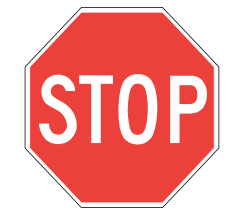
//> input picture assignment5_part2/tsign.png, 240 x 214 px
$ ./Raw_moments tsign.png   (built with g++ and OpenCV 4)
//> lines starting //> are read from the running program, lines starting //| are printed output that depends on the picture
#include "opencv2/imgproc/imgproc.hpp"
#include "opencv2/highgui/highgui.hpp"
#include <stdlib.h>
#include <stdio.h>
#include <iostream>
#include <fstream>
#include <ctime>
using namespace cv;
using namespace std;

int main(int argc, char **argv)
{

 ofstream myfile;
time_t now = time(0);
string timeStamp=ctime(&now);


Mat source, gray;
double hu[7];
 Moments stop_cmoments;
double xbar,ybar;
int counter=1;
string filename="Moments_"+timeStamp+".csv";

while(1){

string file_name=argv[counter];
if(file_name=="z"){
	break;
}
source = imread(file_name);
//> source is the input picture: 214 rows x 240 cols, CV_8UC3; mean B, G, R 159, 161.3, 243.5
cvtColor( source, gray, CV_BGR2GRAY );
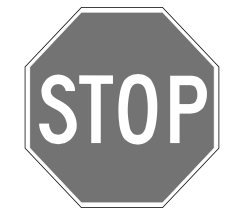
//> gray: 214 rows x 240 cols, CV_8UC1; min 46, max 255, mean 185.7
stop_cmoments=moments(gray, false );
//> stop_cmoments = moments, m00 9537779, centre m10/m00, m01/m00 = (118.8, 106.2)
HuMoments(stop_cmoments,hu );
//> hu = [0.00104, 2.66e-08, 2.99e-14, 8.42e-14, 2.83e-27, 1.15e-17, -3.14e-27]
xbar=stop_cmoments.m10/stop_cmoments.m00;// Xbar= M10/M00
//> xbar = 118.8
ybar=stop_cmoments.m01/stop_cmoments.m00;// Ybar= M01/M00
//> ybar = 106.2
if(counter==1){
myfile.open (filename.c_str());
myfile<<"image,s00,s10,s01,s20,s11,s02,s30,s21,s12,s03,xbar,ybar,hu0,hu1,hu2,hu3,hu4,hu5,hu6"<<endl;
}
else{
myfile.open (filename.c_str(),fstream::app);
}
//<<"*****************Spatial Moments****************"<<endl
myfile<<file_name<<","
<<stop_cmoments.m00<<","
<<stop_cmoments.m10<<","
<<stop_cmoments.m01<<","
<< stop_cmoments.m20<<","
<< stop_cmoments.m11<<","
<<stop_cmoments.m02<<","
<< stop_cmoments.m30<<","
<< stop_cmoments.m21<<","
<< stop_cmoments.m12<<","
<< stop_cmoments.m03<<","
<<xbar<<","
<<ybar<<",";
//<<"*****************Hu Moments****************"<<endl
for(int i=0;i<7;i++){
myfile<<hu[i]<<',';
}
//> (the run ends here: the program stops with an error, at `string file_name=argv[counter];`)
